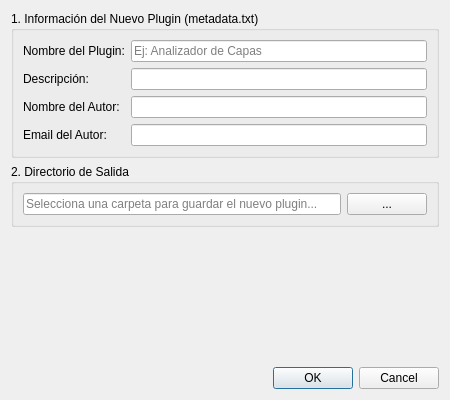
<?xml version="1.0" encoding="UTF-8"?>
<ui version="4.0">
 <class>PluginForgeDialogBase</class>
 <widget class="QDialog" name="PluginForgeDialogBase">
  <property name="geometry">
   <rect>
    <x>0</x>
    <y>0</y>
    <width>450</width>
    <height>400</height>
   </rect>
  </property>
  <property name="windowTitle">
   <string>Plugin Forge - Generador de Plugins</string>
  </property>
  <layout class="QVBoxLayout" name="verticalLayout">
   <item>
    <widget class="QGroupBox" name="groupBox">
     <property name="title">
      <string>1. Información del Nuevo Plugin (metadata.txt)</string>
     </property>
     <layout class="QFormLayout" name="formLayout">
      <item row="0" column="0">
       <widget class="QLabel" name="label">
        <property name="text">
         <string>Nombre del Plugin:</string>
        </property>
       </widget>
      </item>
      <item row="0" column="1">
       <widget class="QLineEdit" name="lineEditPluginName">
        <property name="placeholderText">
         <string>Ej: Analizador de Capas</string>
        </property>
       </widget>
      </item>
      <item row="1" column="0">
       <widget class="QLabel" name="label_2">
        <property name="text">
         <string>Descripción:</string>
        </property>
       </widget>
      </item>
      <item row="1" column="1">
       <widget class="QLineEdit" name="lineEditDescription"/>
      </item>
      <item row="2" column="0">
       <widget class="QLabel" name="label_3">
        <property name="text">
         <string>Nombre del Autor:</string>
        </property>
       </widget>
      </item>
      <item row="2" column="1">
       <widget class="QLineEdit" name="lineEditAuthor"/>
      </item>
      <item row="3" column="0">
       <widget class="QLabel" name="label_4">
        <property name="text">
         <string>Email del Autor:</string>
        </property>
       </widget>
      </item>
      <item row="3" column="1">
       <widget class="QLineEdit" name="lineEditEmail"/>
      </item>
     </layout>
    </widget>
   </item>
   <item>
    <widget class="QGroupBox" name="groupBox_2">
     <property name="title">
      <string>2. Directorio de Salida</string>
     </property>
     <layout class="QHBoxLayout" name="horizontalLayout">
      <item>
       <widget class="QLineEdit" name="lineEditOutputDir">
        <property name="placeholderText">
         <string>Selecciona una carpeta para guardar el nuevo plugin...</string>
        </property>
       </widget>
      </item>
      <item>
       <widget class="QPushButton" name="btnSelectDir">
        <property name="text">
         <string>...</string>
        </property>
       </widget>
      </item>
     </layout>
    </widget>
   </item>
   <item>
    <spacer name="verticalSpacer">
     <property name="orientation">
      <enum>Qt::Vertical</enum>
     </property>
     <property name="sizeHint" stdset="0">
      <size>
       <width>20</width>
       <height>40</height>
      </size>
     </property>
    </spacer>
   </item>
   <item>
    <widget class="QDialogButtonBox" name="button_box">
     <property name="orientation">
      <enum>Qt::Horizontal</enum>
     </property>
     <property name="standardButtons">
      <set>QDialogButtonBox::Cancel|QDialogButtonBox::Ok</set>
     </property>
     <property name="centerButtons">
      <bool>false</bool>
     </property>
    </widget>
   </item>
  </layout>
 </widget>
 <resources/>
 <connections>
  <connection>
   <sender>button_box</sender>
   <signal>accepted()</signal>
   <receiver>PluginForgeDialogBase</receiver>
   <slot>accept()</slot>
   <hints>
    <hint type="sourcelabel">
     <x>248</x>
     <y>254</y>
    </hint>
    <hint type="destinationlabel">
     <x>157</x>
     <y>274</y>
    </hint>
   </hints>
  </connection>
  <connection>
   <sender>button_box</sender>
   <signal>rejected()</signal>
   <receiver>PluginForgeDialogBase</receiver>
   <slot>reject()</slot>
   <hints>
    <hint type="sourcelabel">
     <x>316</x>
     <y>260</y>
    </hint>
    <hint type="destinationlabel">
     <x>286</x>
     <y>274</y>
    </hint>
   </hints>
  </connection>
 </connections>
</ui>
